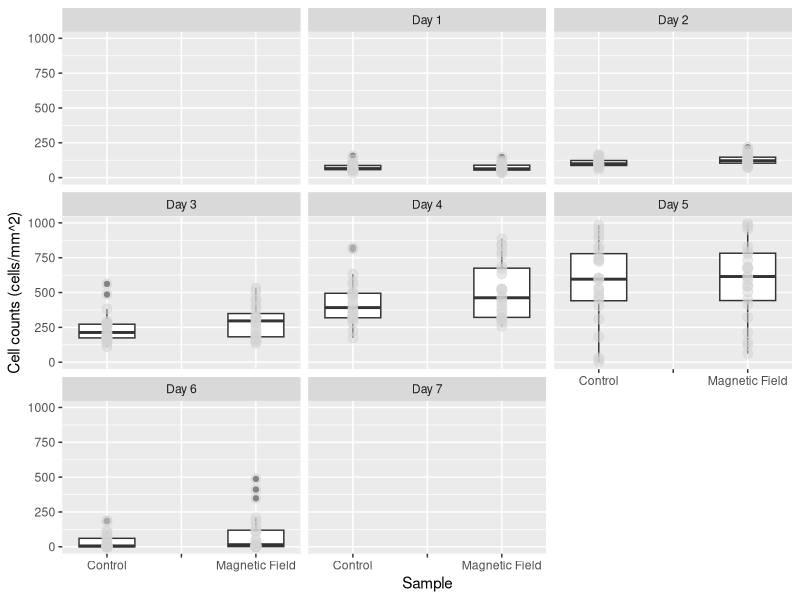
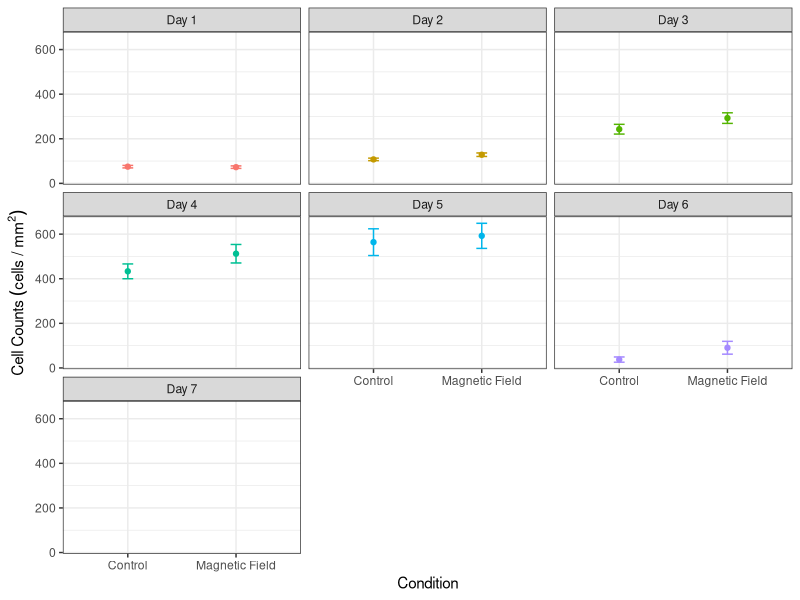
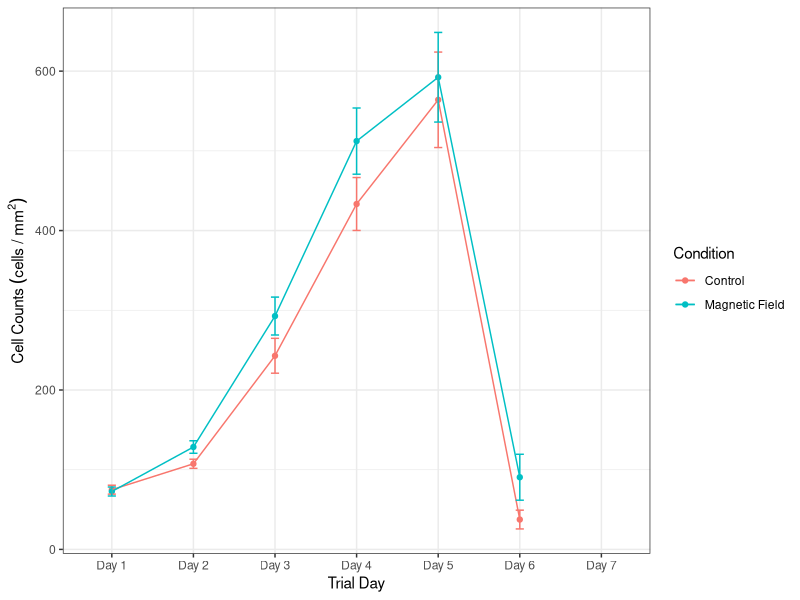
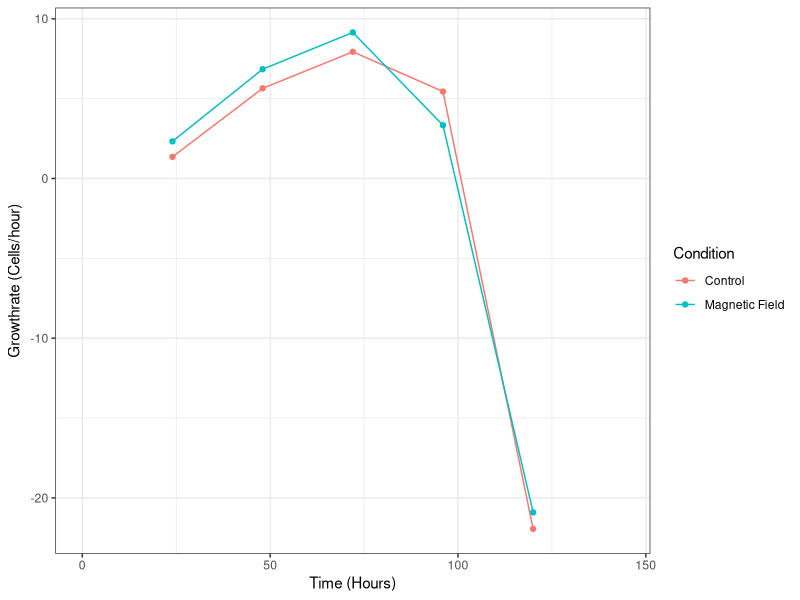
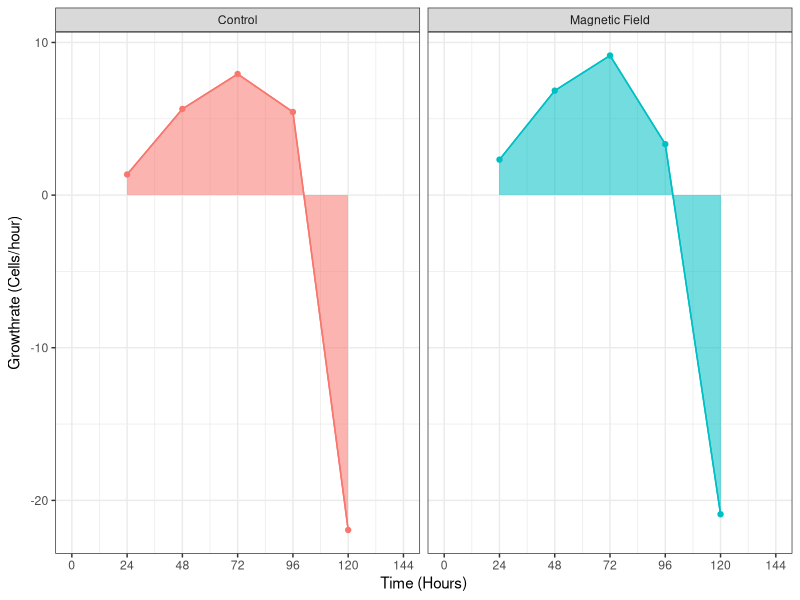

Reproduce these figures in R, in order.
## ---- chunk 1
# clear the environment
rm(list = ls())

# import the libraries that we will use
library(ggplot2)
library(dplyr)
library(here)
library(ggfortify)

## ---- chunk 2
# import the data set that we will be analysing, the stringsAsFactors = True argument converts categorical data to factors so we can analyse the levels
counts <- read.csv(here("Data", "CMF5_HT22Cells_3-10_3-17.csv"),stringsAsFactors = TRUE)

# take a look at the structure of the data
glimpse(counts)

# recode the counts to be before and after exposure
counts$Condition <- recode(counts$Condition, "B-Field" = 'Magnetic Field')

# relevel the data to put the control first
counts<- mutate(counts, Condition = relevel(Condition, ref = "Control"),
                        )



## ---- chunk 3
# make a box plot of the data
ggplot(counts, aes(x = Condition, y = Cell_Count)) +
geom_boxplot()+
  geom_point(size = 3, colour = 'lightgrey', alpha = 0.5)+
  facet_wrap(~Trial_Day)+
  xlab("Sample") +
  ylab("Cell counts (cells/mm^2)")
## ---- chunk 4
# find the means of the cell counts and put them in a new table
mean_counts <- counts %>% 
  filter(!is.na(Date), !is.na(Trial_Day), Condition == "Control" | Condition == "Magnetic Field") %>%
    group_by(Condition,Trial_Day) %>% summarise(
      meancounts = mean(Cell_Count),
      secounts = sd(Cell_Count)/sqrt(sum(!is.na(Cell_Count)))
  
       )
## ---- chunk 5
# create scatterplot with error bars
ggplot(mean_counts, aes(Condition, meancounts, color = Trial_Day))+
     geom_point()+
     geom_line()+
     geom_errorbar(aes(ymin = meancounts - secounts,
                       ymax = meancounts + secounts), width = 0.1)+
    theme_bw()+
    facet_wrap(~Trial_Day)+
    theme(legend.position="none")+
    xlab("Condition")+
    ylab(expression(Cell~Counts~(cells~"/"~mm^2)))
         
## ---- chunk 6
library(scales)
# create scatter plot with error bars
ggplot(mean_counts, aes(Trial_Day, meancounts, color = Condition, group = Condition))+
     geom_point()+
     geom_line()+
     scale_color_manual(values=c('#F8766D','#00BFC4', "dodgerblue"))+
     geom_errorbar(aes(ymin = meancounts - secounts,
                       ymax = meancounts + secounts), width = 0.1)+
    theme_bw()+
    #theme(legend.position="none")+
    xlab("Trial Day")+
    ylab(expression(Cell~Counts~(cells~"/"~mm^2)))
## ---- chunk 7
# calculate the growth rates using a for loop and store the results of the data in   a new dataframe

#define the starting value of x (where we want the loop to start iterating through   our previous data set)
  x <- 1

# make an empty data frame
d <- data.frame()

# Write for loop to go through and create a new data set with the growth rates
  for(i in mean_counts$meancounts) {
    y = mean_counts$meancounts[x + 1]
    
    z = (y-mean_counts$meancounts[x])/24
    
    print(z)
    
    x = x+1
    
    d = rbind(d, z)
  }

## ---- chunk 8
# add in the hours and slope variables to look at how the growth rate changes over time
mean_counts["Hours"] <-c(0,24,48,72,96, 120, 144, 0,24,48,72,96, 120, 144)
mean_counts["Slope"] <- c(NA,1.354167, 5.645833, 7.934028, 5.446181, -21.94097, NA, NA,2.324653, 6.845486, 9.145833, 3.336806, -20.90799, NA)

## ---- chunk 9
# create scatter plot that shows the slopes of each of the conditions
ggplot(mean_counts, aes(Hours, Slope, color = Condition, group = Condition))+
     geom_point()+
     geom_line()+
     scale_color_manual(values=c('#F8766D','#00BFC4'))+
     #geom_errorbar(aes(ymin = standardcounts - secounts,
                       #ymax = standardcounts + secounts), width = 0.1)+
    theme_bw()+
    #theme(legend.position="none")+
    xlab("Time (Hours)")+
    ylab(expression("Growthrate (Cells/hour)"))
## ---- chunk 10
# create scatter plot that shows the slopes of each of the conditions
ggplot(mean_counts, aes(Hours, Slope, color = Condition, group = Condition))+
     geom_point()+
     geom_line()+
     scale_color_manual(values=c('#F8766D','#00BFC4'))+
     #geom_errorbar(aes(ymin = standardcounts - secounts,
                       #ymax = standardcounts + secounts), width = 0.1)+
    geom_area(aes(fill = Condition, alpha = 0.2))+
    
    theme_bw()+
    scale_x_continuous(breaks=seq(0,144,by=24))+
    theme(legend.position="none")+
    xlab("Time (Hours)")+
    ylab(expression("Growthrate (Cells/hour)")) +
  facet_wrap(~Condition)
